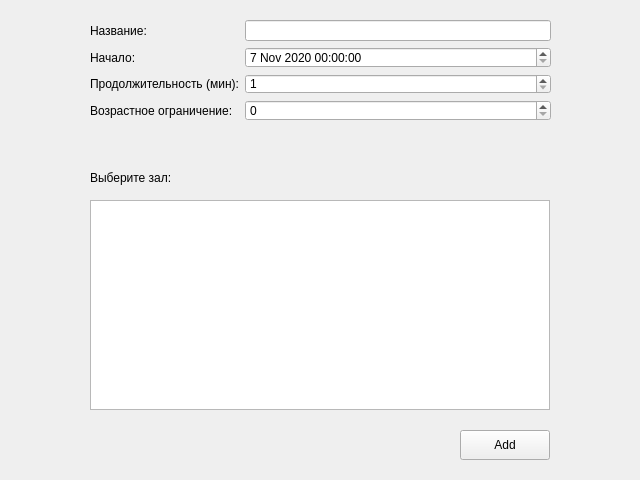
<?xml version="1.0" encoding="UTF-8"?>
<ui version="4.0">
 <class>Form</class>
 <widget class="QWidget" name="Form">
  <property name="geometry">
   <rect>
    <x>0</x>
    <y>0</y>
    <width>640</width>
    <height>480</height>
   </rect>
  </property>
  <property name="windowTitle">
   <string>Form</string>
  </property>
  <widget class="QPushButton" name="add">
   <property name="geometry">
    <rect>
     <x>460</x>
     <y>430</y>
     <width>90</width>
     <height>30</height>
    </rect>
   </property>
   <property name="text">
    <string>Add</string>
   </property>
  </widget>
  <widget class="QLabel" name="select">
   <property name="geometry">
    <rect>
     <x>90</x>
     <y>170</y>
     <width>461</width>
     <height>16</height>
    </rect>
   </property>
   <property name="text">
    <string>Выберите зал:</string>
   </property>
  </widget>
  <widget class="QTableWidget" name="table">
   <property name="geometry">
    <rect>
     <x>90</x>
     <y>200</y>
     <width>460</width>
     <height>210</height>
    </rect>
   </property>
  </widget>
  <widget class="QWidget" name="formLayoutWidget">
   <property name="geometry">
    <rect>
     <x>90</x>
     <y>20</y>
     <width>461</width>
     <height>101</height>
    </rect>
   </property>
   <layout class="QFormLayout" name="formLayout">
    <item row="0" column="0">
     <widget class="QLabel" name="label_title">
      <property name="text">
       <string>Название:</string>
      </property>
     </widget>
    </item>
    <item row="0" column="1">
     <widget class="QLineEdit" name="title">
      <property name="maxLength">
       <number>100</number>
      </property>
     </widget>
    </item>
    <item row="1" column="0">
     <widget class="QLabel" name="label_begin">
      <property name="text">
       <string>Начало:</string>
      </property>
     </widget>
    </item>
    <item row="2" column="0">
     <widget class="QLabel" name="label_duration">
      <property name="text">
       <string>Продолжительность (мин):</string>
      </property>
     </widget>
    </item>
    <item row="2" column="1">
     <widget class="QSpinBox" name="duration">
      <property name="minimum">
       <number>1</number>
      </property>
      <property name="maximum">
       <number>1000</number>
      </property>
     </widget>
    </item>
    <item row="3" column="0">
     <widget class="QLabel" name="label_age">
      <property name="text">
       <string>Возрастное ограничение:</string>
      </property>
     </widget>
    </item>
    <item row="3" column="1">
     <widget class="QSpinBox" name="age_limit">
      <property name="maximum">
       <number>30</number>
      </property>
     </widget>
    </item>
    <item row="1" column="1">
     <widget class="QDateTimeEdit" name="begin">
      <property name="minimumDateTime">
       <datetime>
        <hour>0</hour>
        <minute>0</minute>
        <second>0</second>
        <year>2020</year>
        <month>11</month>
        <day>7</day>
       </datetime>
      </property>
     </widget>
    </item>
   </layout>
  </widget>
  <widget class="QLabel" name="error">
   <property name="geometry">
    <rect>
     <x>90</x>
     <y>130</y>
     <width>461</width>
     <height>16</height>
    </rect>
   </property>
   <property name="text">
    <string/>
   </property>
  </widget>
 </widget>
 <resources/>
 <connections/>
</ui>
